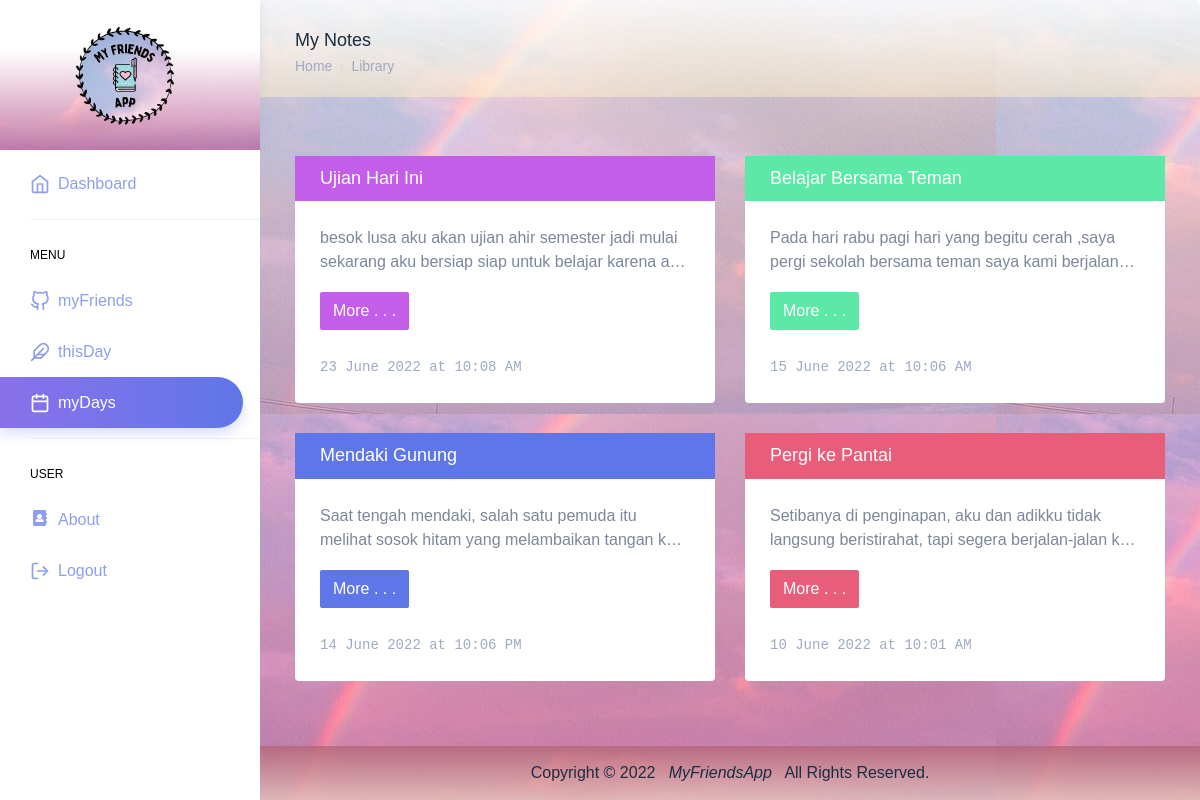
The app's page /myDays.php (signed in) with its own data.
### tables this page shows
CREATE TABLE `mydays` (
  `id` int(11) NOT NULL,
  `tanggal` date NOT NULL,
  `waktu` time NOT NULL,
  `warna` varchar(50) NOT NULL,
  `judul` varchar(255) NOT NULL,
  `catatan` longtext NOT NULL,
  `foto` varchar(255) NOT NULL
);

### function.php (called while the page is built, shortened)
<?php
    $conn = mysqli_connect("localhost","root","","myfriendsapp");
    function query($sql){
        global $conn;
        $result = mysqli_query($conn, $sql);
        $rows = [];
        while($row = mysqli_fetch_assoc($result)){
            $rows[] = $row;
        }
        return $rows;
    }
?>

### myDays.php (the view, shortened to what this page needs)
<?php
    require "function.php";
    $sql = "SELECT * FROM mydays ORDER BY id DESC";
    $notes = query($sql);
?>
<!DOCTYPE html>
<html lang="en">
<head>
    <link rel="stylesheet" href="src/dist/css/style.min.css">
    <link rel="stylesheet" href="highlights/highlight.min.css" type="text/css">
    <link href="src/assets/extra-libs/datatables.net-bs4/css/dataTables.bootstrap4.css" rel="stylesheet">
</head>
<body>
    <div id="main-wrapper" data-theme="light" data-layout="vertical" data-navbarbg="skin6" data-sidebartype="full"
        data-sidebar-position="fixed" data-header-position="fixed" data-boxed-layout="full">
        <header class="topbar" data-navbarbg="skin6">
            <nav class="navbar top-navbar navbar-expand-md">
                <div class="navbar-header" data-logobg="skin6" style="
                    background-image: linear-gradient(
                        rgba(255, 255, 255, 0.8),
                        rgba(255, 255, 255),
                        rgba(255, 255, 255),
                        rgba(252, 109, 183, 0.5)
                    ),url(images/img1.jpg); background-position: center; background-size: cover;">
                    <div class="navbar-brand">
                        <a href="index.php">
                            <b class="logo-icon">
                                <img src="images/logo.png" alt="homepage" width="50%"
                                    style="margin: 45px; padding-top: 150px">
                            </b>
                        </a>
                    </div>
                </div>
            </nav>
        </header>
        <aside class="left-sidebar" data-sidebarbg="skin6">
            <div class="scroll-sidebar" data-sidebarbg="skin6">
                <nav class="sidebar-nav">
                    <ul id="sidebarnav">
                        <br><br>
                        <li class="sidebar-item">
                            <a class="sidebar-link sidebar-link" href="index.php" aria-expanded="false">
                                <i data-feather="home" class="feather-icon"></i>
                                <span class="hide-menu">Dashboard</span>
                            </a>
                        </li>
                        <li class="list-divider"></li>
                        <li class="nav-small-cap">
                            <span class="hide-menu">Menu</span>
                        </li>
                        <li class="sidebar-item">
                            <a class="sidebar-link sidebar-link" aria-expanded="false" href="myFriends.php">
                                <i data-feather="github" class="feather-icon"></i>
                                <span class="hide-menu">myFriends</span>
                            </a>
                        </li>
                        <li class="sidebar-item">
                            <a class="sidebar-link sidebar-link" aria-expanded="false" href="thisDay.php">
                                <i data-feather="feather" class="feather-icon"></i>
                                <span class="hide-menu">thisDay</span>
                            </a>
                        </li>
                        <li class="sidebar-item selected">
                            <a class="sidebar-link sidebar-link active" aria-expanded="false" href="myDays.php">
                                <i data-feather="calendar" class="feather-icon"></i>
                                <span class="hide-menu">myDays</span>
                            </a>
                        </li>
                        <li class="list-divider"></li>
                        <li class="nav-small-cap">
                            <span class="hide-menu">User</span>
                        </li>
                        <li class="sidebar-item">
                            <a class="sidebar-link sidebar-link" aria-expanded="false" href="about.php">
                                <i class="fas fa-address-book"></i>
                                <span class="hide-menu">About</span>
                            </a>
                        </li>
                        <li class="sidebar-item">
                            <a class="sidebar-link sidebar-link" aria-expanded="false" href="logout.php">
                                <i data-feather="log-out" class="feather-icon"></i>
                                <span class="hide-menu">Logout</span>
                            </a>
                        </li>
                    </ul>
                </nav>
            </div>
        </aside>
        <div class="page-wrapper position-relative" style="background-image: linear-gradient(
        rgba(255, 255, 255, 0.5),
        rgba(252, 109, 183, 0.5)
        ),url(images/img1.jpg);">
            <div class="page-breadcrumb" style="background-image: linear-gradient(
                rgba(255, 255, 255, 0.8),
                rgba(252, 240, 200, 0.5)
            )">
                <div class="row" style="padding-bottom: 20px;">
                    <div class=" col-7 align-self-center">
                        <h4 class="page-title text-truncate text-dark font-weight-medium mb-1">
                            My Notes
                        </h4>
                        <div class="d-flex align-items-center">
                            <nav aria-label="breadcrumb">
                                <ol class="breadcrumb m-0 p-0">
                                    <li class="breadcrumb-item"><a href="index.php" class="text-muted">Home</a></li>
                                    <li class="breadcrumb-item text-muted active" aria-current="page">Library</li>
                                </ol>
                            </nav>
                        </div>
                    </div>
                </div>
            </div>
            <div class="container-fluid">
                <div class="row mt-4">
                    <?php foreach($notes as $row) : ?>
                    <div class="col-md-6">
                        <div class="card">
                            <form action="myNote.php" method="POST">
                                <div class="card-header" style="background-color: <?= $row['warna']; ?>;">
                                    <h4 class="mb-0 text-white"><?= $row['judul']; ?></h4>
                                </div>
                                <div class="card-body">
                                    <p class="card-text" style="
                                    height: 50px;
                                    overflow: hidden;
                                    text-overflow: ellipsis;
                                    white-space: initial;
                                    display: -webkit-box;
                                    -webkit-line-clamp: 2;
                                    -webkit-box-orient: vertical;
                                ">
                                        <?= $row['catatan']; ?></p>
                                    <button name="more" class="btn text-white"
                                        style="background-color: <?= $row['warna']; ?>;">More . . .</button>
                                    <div class="mt-4">
                                        <p class="card-text"><code
                                                class="text-muted"><?php
                                            $date = date_create($row['tanggal']);
                                            $time = date_create($row['waktu']);
                                            echo date_format($date,"d F Y") . " at " . date_format($time,"h:i A");  ?></code>
                                        </p>
                                    </div>
                                </div>
                            </form>
                        </div>
                    </div>
                    <?php endforeach; ?>
                </div>
            </div>
            <footer class="footer text-center text-dark mb-0" style="background-image: linear-gradient(
                rgba(180, 100, 120, 0.8),
                rgba(252, 240, 200, 0.5)
            )">
                Copyright &copy; 2022 &nbsp <i> MyFriendsApp</i> &nbsp All Rights Reserved.
            </footer>
        </div>
    </div>
</body>
</html>

### records on screen
mydays: judul "Ujian Hari Ini", catatan "besok lusa aku akan ujian ahir semester jadi mulai sekarang aku bersiap siap untuk belajar karena…", tanggal "23 June 2022", waktu "10:08 AM"
mydays: judul "Belajar Bersama Teman", catatan "Pada hari rabu pagi hari yang begitu cerah ,saya pergi sekolah bersama teman saya kami…", tanggal "15 June 2022", waktu "10:06 AM"
mydays: judul "Mendaki Gunung", catatan "Saat tengah mendaki, salah satu pemuda itu melihat sosok hitam yang melambaikan tangan…", tanggal "14 June 2022", waktu "10:06 PM"
mydays: judul "Pergi ke Pantai", catatan "Setibanya di penginapan, aku dan adikku tidak langsung beristirahat, tapi segera berjalan-jalan…", tanggal "10 June 2022", waktu "10:01 AM"
